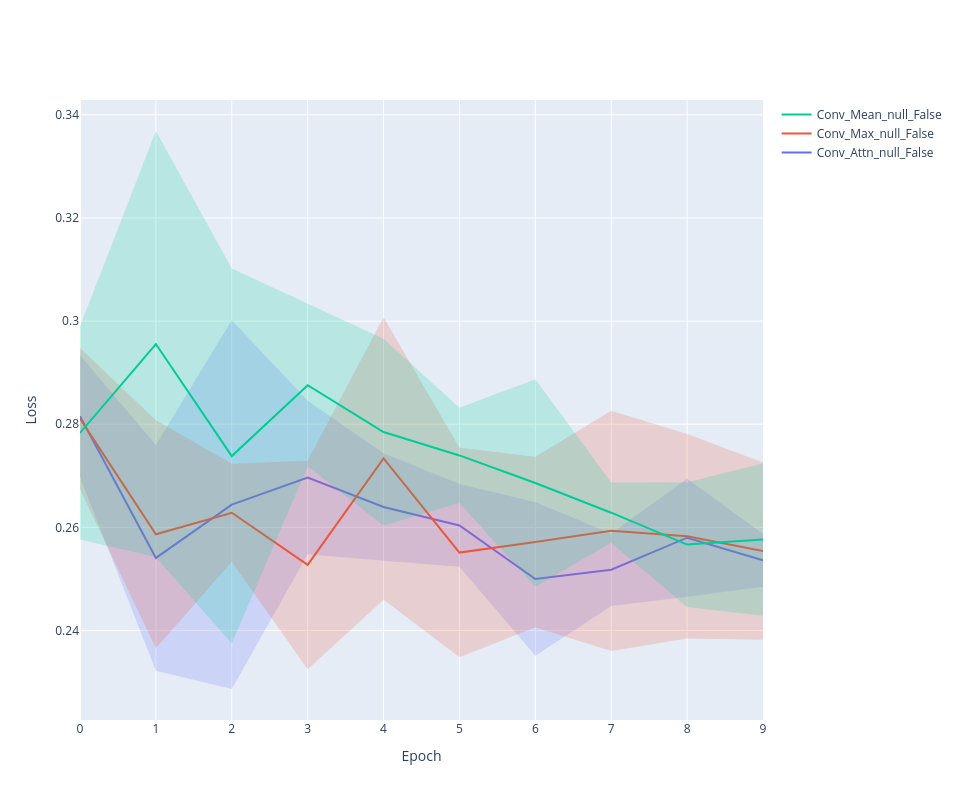

Notebook code cell kept with this figure:
### Code cell
line_plot(history, 'loss')

### Figure 1 — Plotly figure (JSON) as saved in the notebook; plotly's stock layout.template omitted (floating-point values rounded to 4 significant figures)
{"data": [{"line": {"color": "#636EFA"}, "mode": "lines", "name": "Conv_Attn_null_False", "type": "scatter", "x": [0, 1, 2, 3, 4, 5, 6, 7, 8, 9], "y": [0.2816, 0.2541, 0.2644, 0.2697, 0.2639, 0.2604, 0.25, 0.2518, 0.258, 0.2536]}, {"line": {"width": 0}, "marker": {"color": "#444"}, "mode": "lines", "showlegend": false, "type": "scatter", "x": [0, 1, 2, 3, 4, 5, 6, 7, 8, 9], "y": [0.2934, 0.276, 0.3002, 0.2846, 0.2744, 0.2684, 0.2649, 0.2588, 0.2695, 0.2587]}, {"fill": "tonexty", "fillcolor": "rgba(99, 110, 250,0.2)", "line": {"width": 0}, "marker": {"color": "#444"}, "mode": "lines", "showlegend": false, "type": "scatter", "x": [0, 1, 2, 3, 4, 5, 6, 7, 8, 9], "y": [0.2698, 0.2322, 0.2287, 0.2548, 0.2535, 0.2524, 0.2351, 0.2447, 0.2465, 0.2485]}, {"line": {"color": "#EF553B"}, "mode": "lines", "name": "Conv_Max_null_False", "type": "scatter", "x": [0, 1, 2, 3, 4, 5, 6, 7, 8, 9], "y": [0.2811, 0.2587, 0.2628, 0.2527, 0.2734, 0.2551, 0.2572, 0.2593, 0.2583, 0.2554]}, {"line": {"width": 0}, "marker": {"color": "#444"}, "mode": "lines", "showlegend": false, "type": "scatter", "x": [0, 1, 2, 3, 4, 5, 6, 7, 8, 9], "y": [0.2948, 0.2808, 0.2723, 0.2729, 0.3007, 0.2754, 0.2737, 0.2826, 0.2781, 0.2726]}, {"fill": "tonexty", "fillcolor": "rgba(239, 85, 59,0.2)", "line": {"width": 0}, "marker": {"color": "#444"}, "mode": "lines", "showlegend": false, "type": "scatter", "x": [0, 1, 2, 3, 4, 5, 6, 7, 8, 9], "y": [0.2674, 0.2365, 0.2534, 0.2325, 0.246, 0.2348, 0.2407, 0.236, 0.2384, 0.2382]}, {"line": {"color": "#00CC96"}, "mode": "lines", "name": "Conv_Mean_null_False", "type": "scatter", "x": [0, 1, 2, 3, 4, 5, 6, 7, 8, 9], "y": [0.2783, 0.2956, 0.2738, 0.2876, 0.2785, 0.274, 0.2686, 0.2628, 0.2567, 0.2576]}, {"line": {"width": 0}, "marker": {"color": "#444"}, "mode": "lines", "showlegend": false, "type": "scatter", "x": [0, 1, 2, 3, 4, 5, 6, 7, 8, 9], "y": [0.299, 0.3369, 0.3102, 0.3034, 0.2966, 0.2832, 0.2887, 0.2687, 0.2688, 0.2724]}, {"fill": "tonexty", "fillcolor": "rgba(0, 204, 150,0.2)", "line": {"width": 0}, "marker": {"color": "#444"}, "mode": "lines", "showlegend": false, "type": "scatter", "x": [0, 1, 2, 3, 4, 5, 6, 7, 8, 9], "y": [0.2576, 0.2542, 0.2375, 0.2718, 0.2604, 0.2647, 0.2485, 0.257, 0.2445, 0.2429]}], "layout": {"height": 800, "width": 960, "xaxis": {"title": {"text": "Epoch"}}, "yaxis": {"title": {"text": "Loss"}}}}
